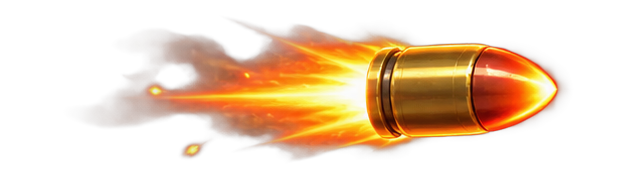
#> input picture xxxx/Content/美术/Art/03_Weapons/01_KineticPistol/T_Bullet_KineticPistol_02_Flight.png, 637 x 180 px; its folder holds only this picture in this run
$ python p01_asset_pipeline.py
#> lines starting #> are read from the running program, lines starting #| are printed output that depends on the picture
#!/usr/bin/env python3
"""P01 source audit and deterministic Paper2D import-manifest generator.

Frame counts are accepted only from verifiable sibling frame files or from the
explicit projectile override supplied for P01 (Rows=1, Columns=4). Originals
are never modified.
"""
from __future__ import annotations

import argparse
import csv
import hashlib
import json
import re
from collections import Counter
from pathlib import Path
from typing import Any

from PIL import Image


ROOT = Path(__file__).resolve().parents[1]
ART_ROOT = ROOT / "Content" / "美术" / "Art"
OUT = ROOT / "output"
CONFIG = ROOT / "Config"
GENERATED = ROOT / "Intermediate" / "P01" / "Generated" / "ProjectileFlight4"
MANIFEST_PATH = CONFIG / "AssetImportRules.json"
AUDIT_JSON = OUT / "P01_asset_audit.json"
AUDIT_CSV = OUT / "P01_asset_audit.csv"
STATUS_PATH = OUT / "P01_status.json"


def rel(path: Path) -> str:
    return path.relative_to(ROOT).as_posix()


def category(path: Path) -> str:
    return path.relative_to(ART_ROOT).parts[0]


def sha256(path: Path) -> str:
    digest = hashlib.sha256()
    with path.open("rb") as stream:
        for block in iter(lambda: stream.read(1024 * 1024), b""):
            digest.update(block)
    return digest.hexdigest()


def image_info(path: Path) -> dict[str, Any]:
    with Image.open(path) as image:
        image.load()
        alpha = image.getchannel("A") if "A" in image.getbands() else None
        alpha_extrema = alpha.getextrema() if alpha is not None else None
        return {
            "width": image.width,
            "height": image.height,
            "mode": image.mode,
            "has_alpha_channel": alpha is not None,
            "has_transparency": bool(alpha_extrema and alpha_extrema[0] < 255),
            "alpha_min": alpha_extrema[0] if alpha_extrema else 255,
            "alpha_max": alpha_extrema[1] if alpha_extrema else 255,
        }


# [46 lines left out: functions numbered_siblings, verified_sheet_rule, not called in this run]


def generated_projectile_sheet(source: Path) -> Path:
    target = GENERATED / source.parent.name / f"{source.stem}_Strict4.png"
    target.parent.mkdir(parents=True, exist_ok=True)
    with Image.open(source) as original:
        frame = original.convert("RGBA")
        sheet = Image.new("RGBA", (frame.width * 4, frame.height), (0, 0, 0, 0))
        for column in range(4):
            sheet.alpha_composite(frame, (column * frame.width, 0))
        sheet.save(target)
    return target


def ue_folder_for(source_rel: str) -> str:
    parent = Path(source_rel).parent
    parts = [re.sub(r"[^A-Za-z0-9_]+", "_", part).strip("_") or "Asset" for part in parent.parts]
    return "/Game/P01/Imported/" + "/".join(parts)


def representative_records(records: list[dict[str, Any]]) -> list[str]:
    selectors = [
        lambda r: r["category"] == "01_Player" and r["kind"] == "animation_sheet",
        lambda r: "02_Enemies/Zombie" in r["source"] and r["kind"] == "single_sprite",
        lambda r: "Boss_Overlord" in r["source"] and r["kind"] == "animation_sheet",
        lambda r: r["kind"] == "projectile_strict4_sheet",
        lambda r: r["category"] == "05_VFX" and r["kind"] == "animation_sheet",
        lambda r: r["category"] == "04_Props" and r["kind"] == "animation_sheet",
        lambda r: r["category"] == "07_UI" and r["kind"] == "single_sprite",
        lambda r: r["category"] == "06_Cards" and r["kind"] == "single_sprite",
        lambda r: r["category"] == "08_Maps" and "_Ground" in r["source"],
        lambda r: r["category"] == "08_Maps" and "_Overhead" in r["source"],
    ]
    chosen: list[str] = []
    for selector in selectors:
        match = next((r for r in records if selector(r) and r["id"] not in chosen), None)
        if match is None:
            raise RuntimeError("Unable to resolve all 10 representative P01 assets")
        chosen.append(match["id"])
    return chosen


def build() -> dict[str, Any]:
    if not ART_ROOT.is_dir():
        raise SystemExit(f"Missing art root: {ART_ROOT}")
    OUT.mkdir(parents=True, exist_ok=True)
    CONFIG.mkdir(parents=True, exist_ok=True)
    pngs = sorted(ART_ROOT.rglob("*.png"))
    cache = {path: image_info(path) for path in pngs}
#> in image_info, image is the input picture: PIL image 637x180 RGBA; mean R, G, B, A 68.3, 40.1, 15.1, 73.4
#> in image_info, `alpha_extrema = alpha.getextrema() if alpha is not None else None`: alpha_extrema = (0, 253)
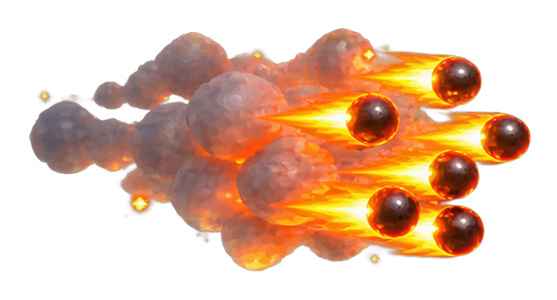
#> input picture xxxx/Content/美术/Art/03_Weapons/02_AssaultRifle/T_Bullet_AssaultRifle_02_Flight.png, 557 x 300 px
#> in image_info, image is the input picture: PIL image 557x300 RGBA; mean R, G, B, A 89.1, 53.1, 29.1, 112
#> in image_info (call 2), `alpha = image.getchannel("A") if "A" in image.getbands() else None`:
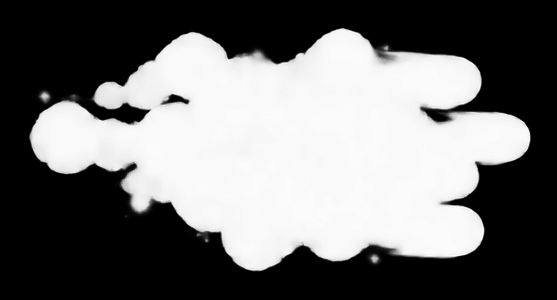
#> alpha: PIL image 557x300 L; min 0, max 255, mean 112
#> in image_info (call 2), `alpha_extrema = alpha.getextrema() if alpha is not None else None`: alpha_extrema = (0, 255)
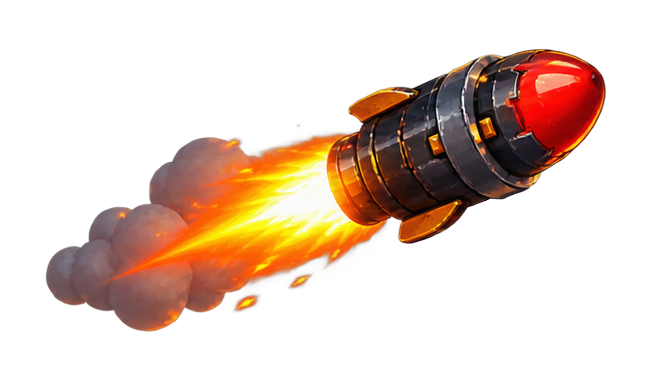
#> input picture xxxx/Content/美术/Art/03_Weapons/03_BuckshotShotgun/T_Bullet_Buckshot_02_Flight.png, 652 x 381 px
#> in image_info, image is the input picture: PIL image 652x381 RGBA; mean R, G, B, A 46.1, 26, 14.2, 70.9
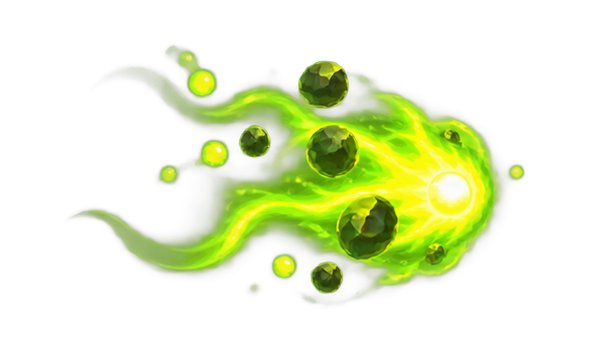
#> input picture xxxx/Content/美术/Art/03_Weapons/05_ToxicSporeGun/T_Bullet_ToxicSpore_02_Flight.png, 590 x 354 px
#> in image_info, image is the input picture: PIL image 590x354 RGBA; mean R, G, B, A 36.8, 49.4, 4.1, 53.7
#> in image_info (call 4), `alpha = image.getchannel("A") if "A" in image.getbands() else None`:
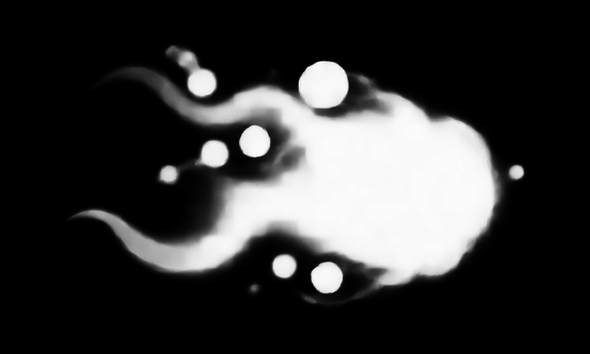
#> alpha: PIL image 590x354 L; min 0, max 255, mean 53.7
    source_audit: list[dict[str, Any]] = []
    records: list[dict[str, Any]] = []
    strict_failures: list[str] = []

    for path in pngs:
        info = cache[path]
        source_rel = rel(path)
        source_audit.append({
            "source": source_rel,
            "category": category(path),
            **info,
            "bytes": path.stat().st_size,
            "sha256": sha256(path),
        })
        if path.stem.endswith("_Sheet"):
            rule = verified_sheet_rule(path, cache)
        else:
            rule = {
                "kind": "single_sprite",
                "strict_equal_cells": False,
                "rows": 1,
                "columns": 1,
                "frame_sources": [],
                "validation": "FULL_IMAGE_SINGLE_SPRITE",
                "valid": True,
            }
        record = {
            "id": hashlib.sha1(source_rel.encode("utf-8")).hexdigest()[:16],
            "source": source_rel,
            "source_kind": "original",
            "category": category(path),
            "asset_name": path.stem,
            "destination": ue_folder_for(source_rel),
            "width": info["width"],
            "height": info["height"],
            "alpha": info["has_alpha_channel"],
            "transparent": info["has_transparency"],
            "generate_sprite": rule["kind"] == "single_sprite",
            "generate_flipbook": rule["kind"] == "animation_sheet" and rule["valid"],
            "fps": 8.0,
            **rule,
        }
        records.append(record)
        if rule["strict_equal_cells"] and not rule["valid"]:
            strict_failures.append(source_rel)

    projectile_sources = sorted(ART_ROOT.glob("03_Weapons/*/*_02_Flight.png"))
    if len(projectile_sources) != 10:
        strict_failures.append(f"PROJECTILE_SOURCE_COUNT={len(projectile_sources)}")
    for source in projectile_sources:
        generated = generated_projectile_sheet(source)
        info = image_info(generated)
        source_rel = rel(generated)
        valid = info["width"] % 4 == 0 and info["height"] % 1 == 0
        record = {
            "id": hashlib.sha1(source_rel.encode("utf-8")).hexdigest()[:16],
            "source": source_rel,
            "source_kind": "generated_from_original_without_modifying_original",
            "generated_from": rel(source),
            "category": "03_Weapons",
            "asset_name": generated.stem,
            "destination": ue_folder_for(source_rel),
            "width": info["width"],
            "height": info["height"],
            "alpha": True,
            "transparent": info["has_transparency"],
            "kind": "projectile_strict4_sheet",
            "strict_equal_cells": True,
            "rows": 1,
            "columns": 4,
            "cell_width": info["width"] // 4 if valid else None,
            "cell_height": info["height"],
            "frame_sources": [],
            "validation": "EXPLICIT_USER_RULE_1X4_EQUAL_GENERATED" if valid else "STRICT_EQUAL_CELL_FAIL",
            "valid": valid,
            "generate_sprite": False,
            "generate_flipbook": valid,
            "fps": 12.0,
        }
        records.append(record)
        if not valid:
            strict_failures.append(source_rel)

    top_categories = Counter(item["category"] for item in source_audit)
    player_dirs = {m.group(0) for p in pngs if category(p) == "01_Player" for m in [re.search(r"Dir_\d+_[A-Za-z]+", p.as_posix())] if m}
    enemy_dirs = {m.group(0) for p in pngs if category(p) == "02_Enemies" for m in [re.search(r"Dir_\d+_[A-Za-z]+", p.as_posix())] if m}
    player8 = {"Down", "DownLeft", "Left", "UpLeft", "Up", "UpRight", "Right", "DownRight"}
    physical_player = {d.split("_", 2)[-1] for d in player_dirs}
    mirrored_player = physical_player | {"DownRight", "Right", "UpRight"}
    physical_enemy_indices = {d.split("_")[1] for d in enemy_dirs}
    gates = {
        "Player8Dir": "PASS" if player8 <= mirrored_player else "FAIL",
        "Enemy4Dir": "PASS" if {"01", "02", "03", "04"} <= physical_enemy_indices else "FAIL",
        "Boss4Dir": "PASS" if all(any(f"Boss_Overlord" in r["source"] and f"Dir_{i}_" in r["source"] for r in records) for i in ("01", "02", "03", "04")) else "FAIL",
        "ProjectileStrict4Equal": "PASS" if len(projectile_sources) == 10 and not any("ProjectileFlight4" in x for x in strict_failures) else "FAIL",
        "VFX": "PASS" if top_categories["05_VFX"] > 0 else "FAIL",
        "Props": "PASS" if len(list((ART_ROOT / "04_Props").glob("[0-9][0-9]_*"))) == 10 else "FAIL",
        "UI": "PASS" if len(list((ART_ROOT / "07_UI").glob("[0-9][0-9]_*"))) == 5 else "FAIL",
        "MapsGroundOverhead": "PASS" if len(list((ART_ROOT / "08_Maps").rglob("*_Ground.png"))) == 5 and len(list((ART_ROOT / "08_Maps").rglob("*_Overhead.png"))) == 5 else "FAIL",
    }
    representatives = representative_records(records)
    overall = not strict_failures and all(value == "PASS" for value in gates.values())
    manifest = {
        "schema_version": 1,
        "generated_by": "Tools/p01_asset_pipeline.py",
        "art_root": rel(ART_ROOT),
        "rules": {
            "pixels_per_unreal_unit": 1.0,
            "alpha_threshold": 0.05,
            "filter": "bilinear",
            "mipmaps": False,
            "strict_equal_cells": True,
            "dimension_gate": "Width % Columns == 0 AND Height % Rows == 0",
            "failed_assets_generate_sprite": False,
            "player_direction_mirror": {"DownRight": "DownLeft", "Right": "Left", "UpRight": "UpLeft"},
            "projectile_flight": {"rows": 1, "columns": 4, "strict_equal_cells": True, "source_policy": "four explicit equal cells generated from the unmodified Flight source"},
        },
        "representative_ids": representatives,
        "records": records,
    }
    MANIFEST_PATH.write_text(json.dumps(manifest, ensure_ascii=False, indent=2), encoding="utf-8")
    audit = {
        "P01_A": "PASS" if not strict_failures else "FAIL",
        "P01_B": "PASS" if overall else "FAIL",
        "source_png_count": len(pngs),
        "source_rgba_count": sum(item["mode"] == "RGBA" for item in source_audit),
        "source_with_transparency_count": sum(item["has_transparency"] for item in source_audit),
        "animation_sheet_count": sum(r["kind"] == "animation_sheet" for r in records),
        "atlas_texture_only_count": sum(r["kind"] == "atlas_texture_only" for r in records),
        "projectile_strict4_count": sum(r["kind"] == "projectile_strict4_sheet" for r in records),
        "strict_failures": strict_failures,
        "categories": dict(sorted(top_categories.items())),
        "gates": gates,
        "representative_ids": representatives,
        "assets": source_audit,
    }
    AUDIT_JSON.write_text(json.dumps(audit, ensure_ascii=False, indent=2), encoding="utf-8")
    with AUDIT_CSV.open("w", encoding="utf-8", newline="") as stream:
        fields = ["source", "category", "width", "height", "mode", "has_alpha_channel", "has_transparency", "alpha_min", "alpha_max", "bytes", "sha256"]
        writer = csv.DictWriter(stream, fieldnames=fields)
        writer.writeheader()
        writer.writerows({key: item[key] for key in fields} for item in source_audit)
    status = {
        "P01_STATUS": "PENDING_IMPORT" if overall else "FAIL",
        "P01_A": audit["P01_A"],
        "P01_B": audit["P01_B"],
        "ImportFailCount": None,
        "NEXT_GATE": "RUN_P01_C" if overall else "BLOCK_P02",
        **gates,
    }
    STATUS_PATH.write_text(json.dumps(status, ensure_ascii=False, indent=2), encoding="utf-8")
    return {key: value for key, value in audit.items() if key != "assets"}


def main() -> int:
    parser = argparse.ArgumentParser()
    parser.add_argument("command", choices=["audit"], default="audit", nargs="?")
    parser.parse_args()
    summary = build()
#> in build, `cache = {path: image_info(path) for path in pngs}`: cache = 4 items
#> in build, `info = cache[path]`: info = {'width': 637, 'height': 180, 'mode': 'RGBA', 'has_alpha_channel': True, 'has_transparency': True, 'alpha_min': 0, 'alpha_max': 253}
#> in generated_projectile_sheet, `sheet = Image.new("RGBA", (frame.width * 4, frame.height), (0, 0, 0, 0))`: sheet: PIL image 2548x180 RGBA; every value is 0
#> after the loop in generated_projectile_sheet, `for column in range(4):`:
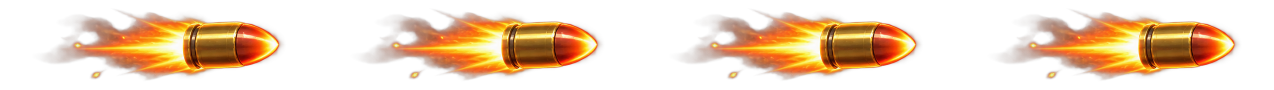
#> sheet: PIL image 2548x180 RGBA (shown at 1/2 size); mean R, G, B, A 68.3, 40.1, 15.1, 73.4; transparent parts drawn white
#> in image_info (call 5), `alpha = image.getchannel("A") if "A" in image.getbands() else None`:
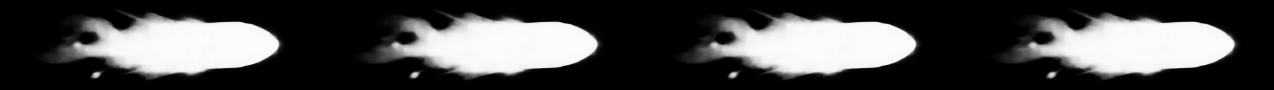
#> alpha: PIL image 2548x180 L (shown at 1/2 size); min 0, max 253, mean 73.4
#> in image_info (call 5), `alpha_extrema = alpha.getextrema() if alpha is not None else None`: alpha_extrema = (0, 253)
#> in build, `info = image_info(generated)`: info = {'width': 2548, 'height': 180, 'mode': 'RGBA', 'has_alpha_channel': True, 'has_transparency': True, 'alpha_min': 0, 'alpha_max': 253}
#> in build, `valid = info["width"] % 4 == 0 and info["height"] % 1 == 0`: valid = True
#> in build, `top_categories = Counter(item["category"] for item in source_audit)`: top_categories = {'03_Weapons': 4}
    print(json.dumps(summary, ensure_ascii=False, indent=2))
    return 0 if summary["P01_A"] == "PASS" and summary["P01_B"] == "PASS" else 1


if __name__ == "__main__":
#> (the run stopped early here; a loop or call above may not have finished)
